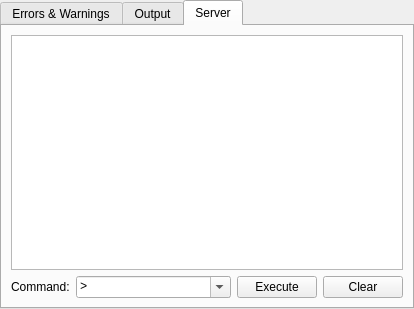
<?xml version="1.0" encoding="UTF-8"?>
<ui version="4.0">
 <class>Bottom</class>
 <widget class="QWidget" name="Bottom">
  <property name="geometry">
   <rect>
    <x>0</x>
    <y>0</y>
    <width>414</width>
    <height>309</height>
   </rect>
  </property>
  <layout class="QVBoxLayout" name="verticalLayout">
   <property name="spacing">
    <number>0</number>
   </property>
   <property name="leftMargin">
    <number>0</number>
   </property>
   <property name="topMargin">
    <number>0</number>
   </property>
   <property name="rightMargin">
    <number>0</number>
   </property>
   <property name="bottomMargin">
    <number>0</number>
   </property>
   <item>
    <widget class="QTabWidget" name="qtabwidget">
     <property name="currentIndex">
      <number>2</number>
     </property>
     <widget class="QWidget" name="errs">
      <attribute name="title">
       <string>Errors &amp;&amp; Warnings</string>
      </attribute>
      <layout class="QVBoxLayout" name="verticalLayout_3">
       <item>
        <widget class="QTreeWidget" name="errTreeWidget">
         <property name="autoScroll">
          <bool>false</bool>
         </property>
         <property name="alternatingRowColors">
          <bool>true</bool>
         </property>
         <property name="rootIsDecorated">
          <bool>false</bool>
         </property>
         <property name="allColumnsShowFocus">
          <bool>true</bool>
         </property>
         <column>
          <property name="text">
           <string comment="Header for the file name column">File</string>
          </property>
         </column>
         <column>
          <property name="text">
           <string comment="Header for the line number column">Line</string>
          </property>
         </column>
         <column>
          <property name="text">
           <string comment="Header for the error message column">Message</string>
          </property>
         </column>
        </widget>
       </item>
      </layout>
     </widget>
     <widget class="QWidget" name="output">
      <attribute name="title">
       <string>Output</string>
      </attribute>
      <layout class="QVBoxLayout" name="verticalLayout_2">
       <item>
        <widget class="QPlainTextEdit" name="outputTextEdit">
         <property name="tabChangesFocus">
          <bool>true</bool>
         </property>
         <property name="undoRedoEnabled">
          <bool>false</bool>
         </property>
         <property name="lineWrapMode">
          <enum>QPlainTextEdit::WidgetWidth</enum>
         </property>
         <property name="readOnly">
          <bool>true</bool>
         </property>
         <property name="textInteractionFlags">
          <set>Qt::TextSelectableByKeyboard|Qt::TextSelectableByMouse</set>
         </property>
        </widget>
       </item>
      </layout>
     </widget>
     <widget class="QWidget" name="server">
      <property name="sizePolicy">
       <sizepolicy hsizetype="Preferred" vsizetype="Preferred">
        <horstretch>0</horstretch>
        <verstretch>0</verstretch>
       </sizepolicy>
      </property>
      <attribute name="title">
       <string>Server</string>
      </attribute>
      <layout class="QVBoxLayout" name="verticalLayout_4">
       <item>
        <widget class="QListWidget" name="serverListWidget">
         <property name="font">
          <font>
           <family>Monospace</family>
          </font>
         </property>
         <property name="selectionMode">
          <enum>QAbstractItemView::NoSelection</enum>
         </property>
         <property name="selectionBehavior">
          <enum>QAbstractItemView::SelectItems</enum>
         </property>
        </widget>
       </item>
       <item>
        <layout class="QHBoxLayout" name="horizontalLayout">
         <item>
          <widget class="QLabel" name="executeLabel">
           <property name="text">
            <string>Command:</string>
           </property>
          </widget>
         </item>
         <item>
          <widget class="QComboBox" name="commandComboBox">
           <property name="sizePolicy">
            <sizepolicy hsizetype="Expanding" vsizetype="Fixed">
             <horstretch>0</horstretch>
             <verstretch>0</verstretch>
            </sizepolicy>
           </property>
           <property name="font">
            <font>
             <family>Monospace</family>
            </font>
           </property>
           <property name="editable">
            <bool>true</bool>
           </property>
           <property name="currentText">
            <string>&gt; </string>
           </property>
          </widget>
         </item>
         <item>
          <widget class="QPushButton" name="executeButton">
           <property name="toolTip">
            <string>execute command</string>
           </property>
           <property name="text">
            <string>Execute</string>
           </property>
          </widget>
         </item>
         <item>
          <widget class="QPushButton" name="clearButton">
           <property name="toolTip">
            <string>clear console</string>
           </property>
           <property name="text">
            <string>Clear</string>
           </property>
          </widget>
         </item>
        </layout>
       </item>
      </layout>
     </widget>
    </widget>
   </item>
  </layout>
 </widget>
 <customwidgets>
  <customwidget>
   <extends>QTabWidget</extends>
   <header>QTabWidget</header>
   <container>1</container>
  </customwidget>
 </customwidgets>
 <tabstops>
  <tabstop>errTreeWidget</tabstop>
  <tabstop>outputTextEdit</tabstop>
 </tabstops>
 <resources/>
 <connections/>
</ui>
